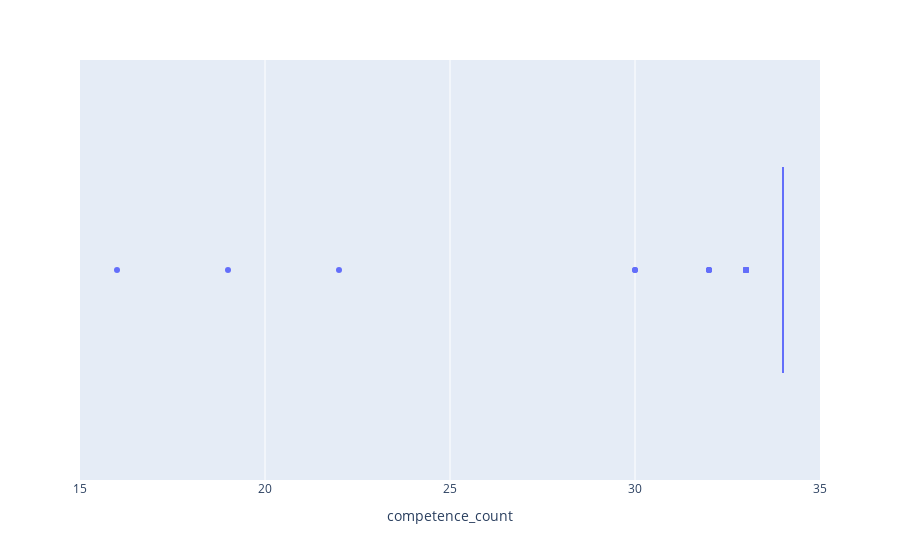

Write notebook code for a chart like this one.
### Code cell
fig = px.box(candidates_count, x="competence_count")
fig.show()

### Figure 1 — Plotly figure (JSON) as saved in the notebook; plotly's stock layout.template omitted (floating-point values rounded to 4 significant figures; data arrays with more than 128 entries replaced by an {"elided": "..."} marker saying what was removed)
{"data": [{"alignmentgroup": "True", "hovertemplate": "competence_count=%{x}<extra></extra>", "legendgroup": "", "marker": {"color": "#636efa"}, "name": "", "notched": false, "offsetgroup": "", "orientation": "h", "showlegend": false, "type": "box", "x": {"elided": "176 int values"}, "x0": " ", "xaxis": "x", "y0": " ", "yaxis": "y"}], "layout": {"autosize": true, "boxmode": "group", "legend": {"tracegroupgap": 0}, "margin": {"t": 60}, "xaxis": {"anchor": "y", "autorange": true, "domain": [0, 1], "range": [15, 35], "title": {"text": "competence_count"}, "type": "linear"}, "yaxis": {"anchor": "x", "autorange": true, "domain": [0, 1], "range": [-0.5, 0.5], "type": "category"}}}
